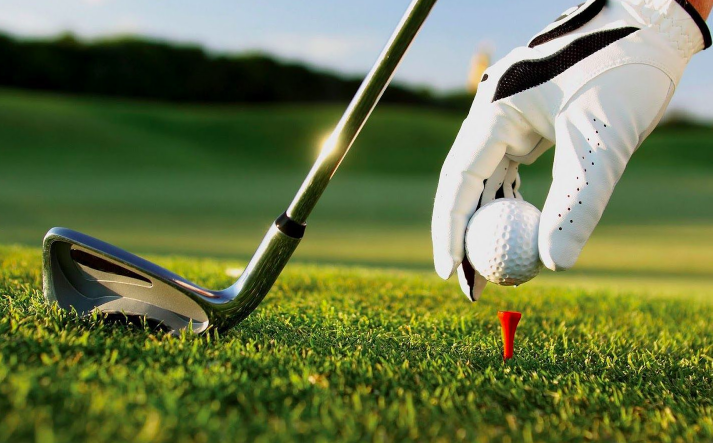
#> input picture wk1/pic/golf.png, 1425 x 886 px (shown at 1/2 size)
$ jupyter execute openCV.ipynb
#> lines starting #> are read from the running program, lines starting #| are printed output that depends on the picture
# Individual Activity 1
<hr>

[cell 1]
# Import the libraries
import cv2
import matplotlib.pyplot as plt

### 2. Upload an image

[cell 2]
img_path = './pic/golf.png'
# Read the image
img = cv2.imread(img_path)
#> img is the input picture: shape (886, 1425, 3); mean B, G, R 73, 118.5, 105.8

### 3. Display the image

[cell 3]
plt.figure(figsize=(10, 10))
plt.imshow(img)
plt.title('Uploaded Image')
plt.axis('off')
plt.show()

### 4. Resize the image

[cell 4]
# Convert the image from BGR to RGB
img_rgb = cv2.cvtColor(img, cv2.COLOR_BGR2RGB)

# Calculate the original ratio
original_height, original_width = img_rgb.shape[:2]
#> original_height = 886; original_width = 1425
new_height = 300
aspect_ratio = new_height / original_height
#> aspect_ratio = 0.339
new_width = int(aspect_ratio * original_width)
#> new_width = 482

# Resize the image
img_resized = cv2.resize(img_rgb, (new_width, new_height), interpolation=cv2.INTER_AREA)
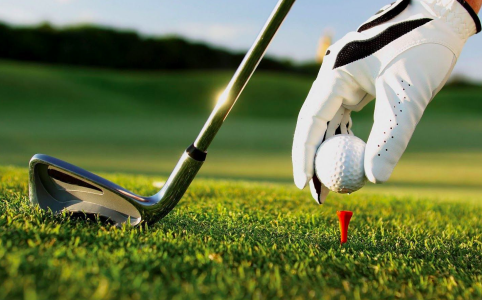
#> img_resized: shape (300, 482, 3); mean R, G, B 105.8, 118.5, 73

### 5. Display the resize image

[cell 5]
plt.figure(figsize=(10, 10))
plt.imshow(img_resized)
plt.title('Resized Image')
plt.axis('off')
plt.show()

### 6. Rotate the image

[cell 6]
# Rotate the image 180 degrees
rotated_img = cv2.rotate(img, cv2.ROTATE_180)
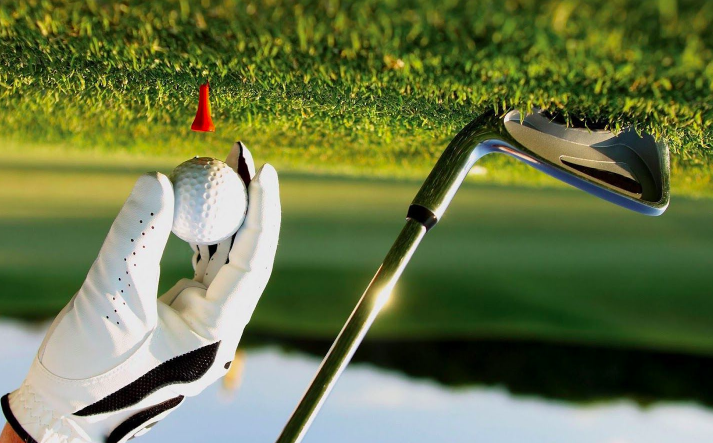
#> rotated_img: shape (886, 1425, 3) (shown at 1/2 size); mean B, G, R 73, 118.5, 105.8
